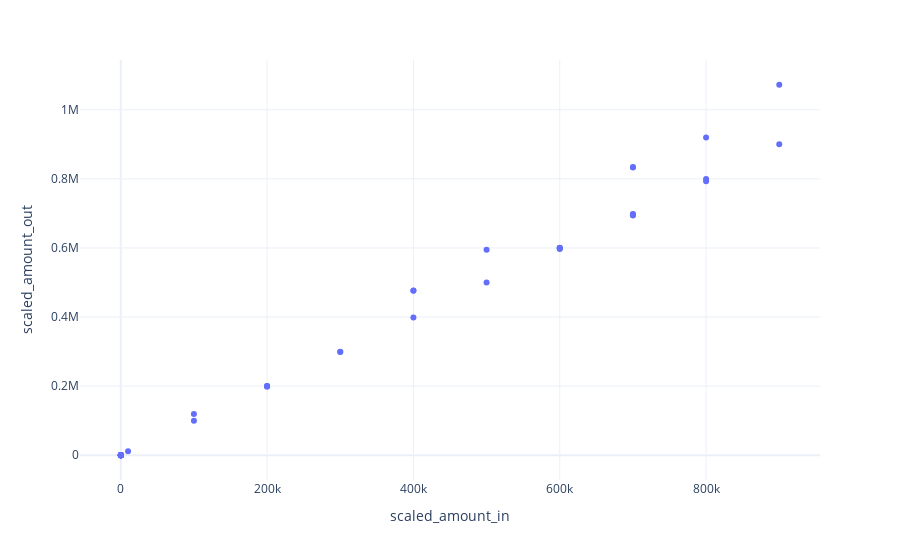

The notebook cell saved with this chart:
### Code cell
px.scatter(scrvUSD_df, x='scaled_amount_in', y='scaled_amount_out')

### Figure 1 — Plotly figure (JSON) as saved in the notebook; plotly's stock layout.template omitted (floating-point values rounded to 4 significant figures)
{"data": [{"hovertemplate": "scaled_amount_in=%{x}<br>scaled_amount_out=%{y}<extra></extra>", "legendgroup": "", "marker": {"color": "#636efa", "symbol": "circle"}, "mode": "markers", "name": "", "orientation": "v", "showlegend": false, "type": "scatter", "x": [325, 900000, 400000, 50, 150, 5, 800000, 800000, 900000, 400000, 75, 300000, 75, 50, 375, 175, 200000, 25, 175, 600000, 150, 175, 600000, 300, 500000, 225, 600000, 350, 600000, 10000, 225, 400000, 100000, 200000, 275, 700000, 100000, 800000, 200000, 150, 5, 700000, 275, 150, 300000, 225, 700000, 375, 250, 500000, 700000, 250, 700000], "xaxis": "x", "y": [324.3, 1072000.0, 398600.0, 56.78, 170.3, 5.36, 799900.0, 792900.0, 899800.0, 476000.0, 79.04, 299900.0, 79.72, 49.79, 401.9, 211.4, 198300.0, 26.59, 187.5, 600000.0, 159.3, 174.6, 597000.0, 315.5, 499900.0, 224.5, 600100.0, 397.3, 600500.0, 11490.0, 236.6, 476700.0, 99710.0, 200200.0, 274.4, 698200.0, 119200.0, 919500.0, 200200.0, 159.3, 4.98, 833000.0, 312.2, 149.7, 299000.0, 237.1, 693800.0, 395.2, 264.8, 595000.0, 834200.0, 267.9, 697100.0], "yaxis": "y"}], "layout": {"legend": {"tracegroupgap": 0}, "margin": {"t": 60}, "xaxis": {"anchor": "y", "domain": [0, 1], "title": {"text": "scaled_amount_in"}}, "yaxis": {"anchor": "x", "domain": [0, 1], "title": {"text": "scaled_amount_out"}}}}
